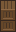

Rendered tile map (Tiled .tmx) drawn with the repository's tilesets; below, a short description and the full map source, tile grids included:
An orthogonal 1x2 tile map with 16x16 px tiles, 1 tile layer (Objetos).

<map version="1.2" tiledversion="1.2.3" orientation="orthogonal" renderorder="right-down" width="1" height="2" tilewidth="16" tileheight="16" infinite="0" nextlayerid="2" nextobjectid="1">
 <tileset firstgid="1" source="tileset.tsx" />
 <layer id="1" name="Objetos" width="1" height="2">
  <data>
   <tile gid="103" />
   <tile gid="119" />
  </data>
 </layer>
</map>
